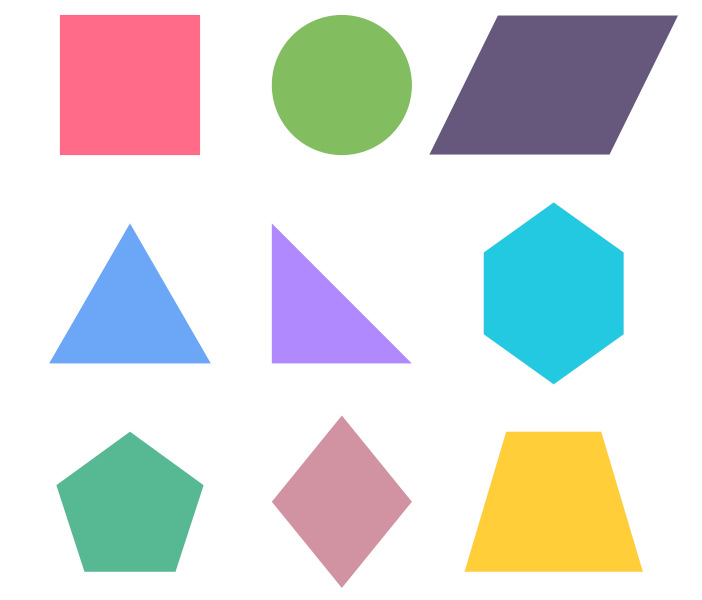
#> input picture 12 - Moments, Sorting, Approximating and Matching contours/assets/formasGeometricas.jpg, 702 x 600 px
$ python main.py
#> lines starting #> are read from the running program, lines starting #| are printed output that depends on the picture; after the words box and inside, x2 and y2 are one past the last pixel; in counts of white or black regions, pixels touching at a corner belong together; long printed decimals are rounded
import os
import sys

import cv2

import pandas as pd
import numpy as np

import matplotlib as mlp


# [100 lines left out: functions moments, polyAprox, not called in this run]


def convexHull(trapezio, formasGeometricas):
    trapezio_gray = cv2.cvtColor(trapezio, cv2.COLOR_RGB2GRAY)
    formasGeometricas_gray = cv2.cvtColor(
        formasGeometricas, cv2.COLOR_RGB2GRAY)

    cv2.imshow('trapezio', trapezio_gray)
    cv2.imshow('formas', formasGeometricas_gray)

    ret, thresh1 = cv2.threshold(trapezio_gray, 210, 255, 0)
    ret, thresh2 = cv2.threshold(formasGeometricas_gray, 210, 255, 0)

    contours_trapezio, hierarchy = cv2.findContours(
        thresh1, cv2.RETR_CCOMP, cv2.CHAIN_APPROX_SIMPLE)
    contours_formas, hierarchy_gray = cv2.findContours(
        thresh2, cv2.RETR_CCOMP, cv2.CHAIN_APPROX_SIMPLE)

    cv2.imshow('thresh1', thresh1)
    cv2.imshow('thresh2', thresh2)

    sorted_contours_trapezio = sorted(
        contours_trapezio[1], key=cv2.contourArea, reverse=True)
    sorted_contours_formas = sorted(
        contours_formas, key=cv2.contourArea, reverse=True)

    for (i, c_sort2) in enumerate(sorted_contours_formas):

        M = cv2.moments(c_sort2)

        min_point_x = min(c_sort2, key=lambda pnt: pnt[0][0])
        min_point_y = min(c_sort2, key=lambda pnt: pnt[0][1])
        cx = int(M['m10']/M['m00'])
        cy = int(M['m01']/M['m00'])

        print(f'{i} - Area: {cv2.contourArea(c_sort2)}\n Centroid: ({cx},{cy})\n Text Point: ({min_point_x}, {min_point_y})')
        cv2.circle(formasGeometricas, (cx, cy), 10, (255, 0, 0), -1)
        cv2.putText(formasGeometricas, f'{i}', (
            min_point_x[0][0], min_point_y[0][1]), cv2.FONT_HERSHEY_SIMPLEX, .6, (0, 0, 0), 2)
    # print(contours)
    # print(hierarchy)

    cv2.drawContours(trapezio, contours_trapezio, -1, (0, 0, 255), 3)
    cv2.drawContours(formasGeometricas, contours_formas, -1, (0, 0, 255), 3)

    cv2.imshow('trapezio', trapezio)
    cv2.imshow('formas', formasGeometricas)

    for (i, c) in enumerate(contours_formas):
        match = cv2.matchShapes(contours_trapezio[1], c, 3, 0.0)
        print(match)
        if match < 0.009:
            closest_contour = c
            cv2.drawContours(formasGeometricas, [closest_contour], -1, (0, 0, 0), 3)
        else:
            closest_contour = []


    cv2.imshow('RESULT', formasGeometricas)
    cv2.waitKey(0)
    pass


def main():
    formasGeometricas = cv2.imread('./assets/formasGeometricas.jpg')
#> formasGeometricas is the input picture: shape (600, 702, 3); mean B, G, R 218.9, 220.5, 218.8
    casaDesenho = cv2.imread('./assets/casaDesenho.PNG')
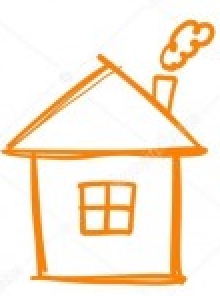
#> input picture 12 - Moments, Sorting, Approximating and Matching contours/assets/casaDesenho.PNG, 110 x 148 px (shown 2 times larger)
#> casaDesenho is the input picture: shape (148, 110, 3); mean B, G, R 217.3, 235.7, 249.6
    trapezio = cv2.imread('./assets/trapezio.jpg')
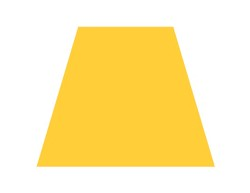
#> input picture 12 - Moments, Sorting, Approximating and Matching contours/assets/trapezio.jpg, 250 x 193 px
#> trapezio is the input picture: shape (193, 250, 3); mean B, G, R 176.3, 235.5, 254.6
    circulo = cv2.imread('./assets/circulo.jpg')
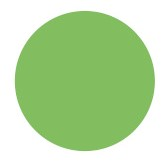
#> input picture 12 - Moments, Sorting, Approximating and Matching contours/assets/circulo.jpg, 167 x 165 px
#> circulo is the input picture: shape (165, 167, 3); mean B, G, R 165.2, 217.8, 184.9
    hexagono = cv2.imread('./assets/hexagono.jpg')
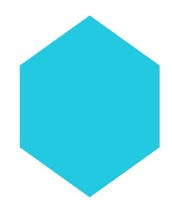
#> input picture 12 - Moments, Sorting, Approximating and Matching contours/assets/hexagono.jpg, 172 x 222 px
#> hexagono is the input picture: shape (222, 172, 3); mean B, G, R 240.1, 228.6, 148.5

    casaDesenho = cv2.resize(
        casaDesenho, (casaDesenho.shape[1]*2, casaDesenho.shape[0]*2))
#> casaDesenho: shape (296, 220, 3)
    casaDesenho_copy = casaDesenho.copy()

    formasGeometricas_gray = cv2.cvtColor(
        formasGeometricas, cv2.COLOR_BGR2GRAY)
    casaDesenho_gray = cv2.cvtColor(casaDesenho, cv2.COLOR_BGR2GRAY)

    #moments(formasGeometricas, formasGeometricas_gray)

    #polyAprox(casaDesenho, casaDesenho_gray, casaDesenho_copy)

    convexHull(hexagono, formasGeometricas)
#> in convexHull, `ret, thresh1 = cv2.threshold(trapezio_gray, 210, 255, 0)`:
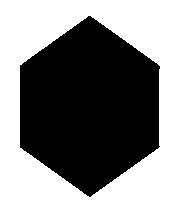
#> thresh1: shape (222, 172); 52% white; 1 black region, box (x1, y1, x2, y2) and area: (20, 16, 160, 197) 18335
#> in convexHull, `ret, thresh2 = cv2.threshold(formasGeometricas_gray, 210, 255, 0)`:
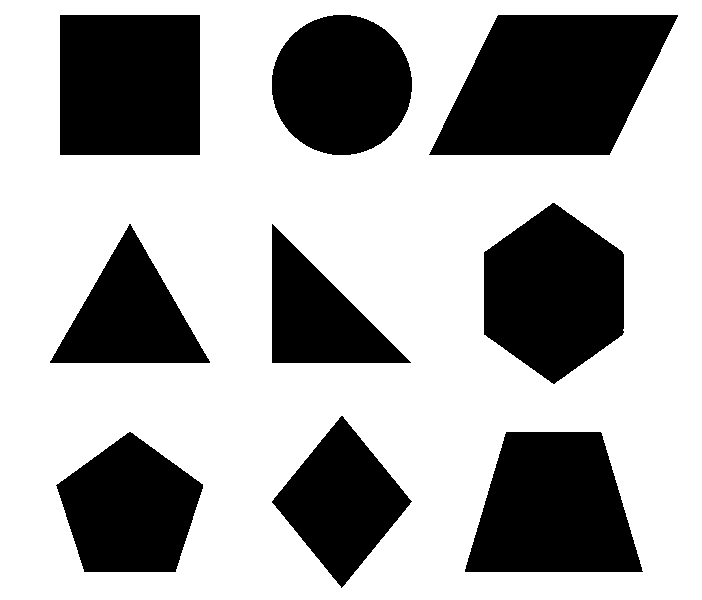
#> thresh2: shape (600, 702); 65.5% white; 9 black regions
#> in convexHull, `contours_trapezio, hierarchy = cv2.findContours( thresh1, cv2.RETR_CCO..`: contours_trapezio = 2 contours; box (x1, y1, x2, y2) and area: (0, 0, 172, 222) 37791, (19, 15, 161, 198) 18556
#> in convexHull, `contours_formas, hierarchy_gray = cv2.findContours( thresh2, cv2.RETR_..`: contours_formas = 10 contours; largest, box (x1, y1, x2, y2) and area: (0, 0, 702, 600) 419899, (428, 14, 679, 156) 25598, (59, 14, 201, 156) 19879, (464, 431, 644, 573) 19428, (483, 202, 625, 385) 18626
#> in convexHull, `sorted_contours_trapezio = sorted( contours_trapezio[1], key=cv2.conto..`: sorted_contours_trapezio = 165 items, first 6: [[88, 15]], [[90, 15]], [[92, 17]], [[93, 17]], [[95, 19]], [[96, 19]]
#> in convexHull, `sorted_contours_formas = sorted( contours_formas, key=cv2.contourArea,..`: sorted_contours_formas has the same summary as contours_formas
#> the loop in convexHull, `for (i, c_sort2) in enumerate(sorted_contours_formas): ` made 10 passes
#> (min_point_x, min_point_y, cx, cy) on passes 2 to 10: ([[428, 154]], [[498, 14]], 553, 84), ([[59, 15]], [[60, 14]], 129, 84), ([[464, 571]], [[506, 431]], 553, 508), ([[483, 334]], [[552, 202]], 553, 292), ([[271, 94]], [[333, 14]], 341, 84), ([[55, 485]], [[129, 431]], 129, 508), ([[271, 502]], [[341, 415]], 341, 501), ([[49, 362]], [[129, 223]], 129, 316), ([[271, 224]], [[272, 223]], 317, 316)
#> (c_sort2, cx, cy) on pass 1: ([[0, 0], [0, 599], [701, 599], [701, 0]], 350, 299)
#> (printed output is left out)
#> after the loop in convexHull, `for (i, c_sort2) in enumerate(sorted_contours_formas):`: formasGeometricas: shape (600, 702, 3); 0.96% of pixels changed, all inside (x1, y1, x2, y2) = (3, 0, 564, 519)
#> in convexHull, `cv2.drawContours(trapezio, contours_trapezio, -1, (0, 0, 255), 3)`: trapezio: shape (222, 172, 3); 11.91% of pixels changed, all inside (x1, y1, x2, y2) = (0, 0, 172, 222)
#> in convexHull, `cv2.drawContours(formasGeometricas, contours_formas, -1, (0, 0, 255), 3)`: formasGeometricas: shape (600, 702, 3); mean B, G, R 203.5, 203.4, 219.2
#> the loop in convexHull, `for (i, c) in enumerate(contours_formas):` made 10 passes
#> match on passes 2 to 10: 0.271, 0.00107, 0.157, 0.447, 0.0959, 0.0161, 0.384, 0.0082, 0.017
#> (c, match) on pass 1: ([[0, 0], [0, 599], [701, 599], [701, 0]], 0.0853)
#| 0.08533
#| 0.2712
#| 0.001067
#| 0.1567
#| 0.4473
#| 0.09592
#| 0.01605
#| 0.3838
#> (further printed lines are left out)
#> after the loop in convexHull, `for (i, c) in enumerate(contours_formas):`:
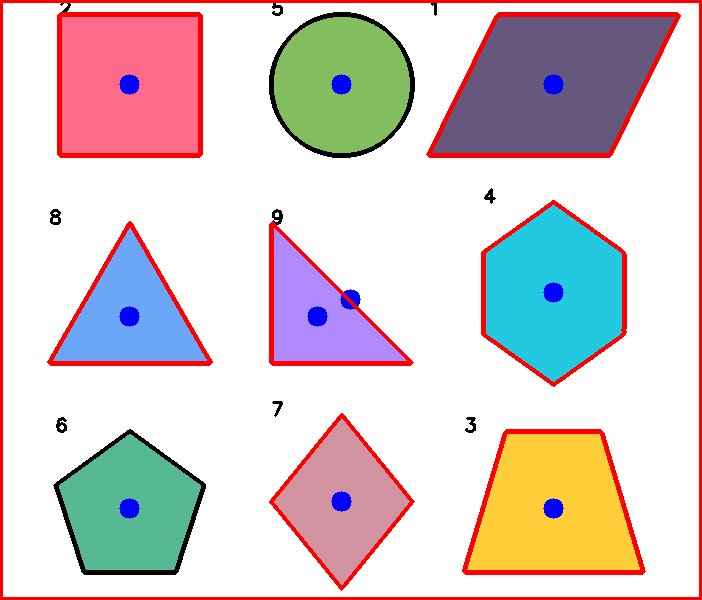
#> formasGeometricas: shape (600, 702, 3); mean B, G, R 203.5, 203.4, 216.8


if '__main__' == __name__:
    main()
